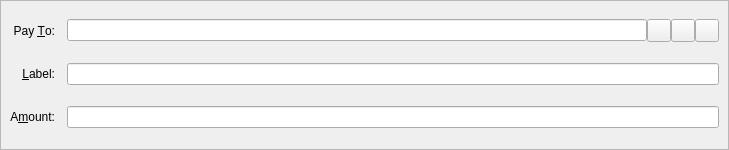
<?xml version="1.0" encoding="UTF-8"?>
<ui version="4.0">
 <class>SendCoinsEntry</class>
 <widget class="QStackedWidget" name="SendCoinsEntry">
  <property name="geometry">
   <rect>
    <x>0</x>
    <y>0</y>
    <width>729</width>
    <height>150</height>
   </rect>
  </property>
  <property name="focusPolicy">
   <enum>Qt::TabFocus</enum>
  </property>
  <property name="autoFillBackground">
   <bool>false</bool>
  </property>
  <widget class="QFrame" name="SendCoins">
   <property name="toolTip">
    <string>This is a normal payment.</string>
   </property>
   <property name="frameShape">
    <enum>QFrame::StyledPanel</enum>
   </property>
   <property name="frameShadow">
    <enum>QFrame::Sunken</enum>
   </property>
   <layout class="QGridLayout" name="gridLayout">
    <property name="spacing">
     <number>12</number>
    </property>
    <item row="0" column="0">
     <widget class="QLabel" name="payToLabel">
      <property name="text">
       <string>Pay &amp;To:</string>
      </property>
      <property name="alignment">
       <set>Qt::AlignRight|Qt::AlignTrailing|Qt::AlignVCenter</set>
      </property>
      <property name="buddy">
       <cstring>payTo</cstring>
      </property>
     </widget>
    </item>
    <item row="0" column="1">
     <layout class="QHBoxLayout" name="payToLayout">
      <property name="spacing">
       <number>0</number>
      </property>
      <item>
       <widget class="QValidatedLineEdit" name="payTo">
        <property name="toolTip">
         <string>The address to send the payment to  (e.g. 4Zo1ga6xuKuQ7JV7M9rGDoxdbYwV5zgQJ5)</string>
        </property>
       </widget>
      </item>
      <item>
       <widget class="QToolButton" name="addressBookButton">
        <property name="toolTip">
         <string>Choose previously used address</string>
        </property>
        <property name="text">
         <string/>
        </property>
        <property name="icon">
         <iconset resource="../bitcoin.qrc">
          <normaloff>:/icons/address-book</normaloff>:/icons/address-book</iconset>
        </property>
        <property name="shortcut">
         <string>Alt+A</string>
        </property>
       </widget>
      </item>
      <item>
       <widget class="QToolButton" name="pasteButton">
        <property name="toolTip">
         <string>Paste address from clipboard</string>
        </property>
        <property name="text">
         <string/>
        </property>
        <property name="icon">
         <iconset resource="../bitcoin.qrc">
          <normaloff>:/icons/editpaste</normaloff>:/icons/editpaste</iconset>
        </property>
        <property name="shortcut">
         <string>Alt+P</string>
        </property>
       </widget>
      </item>
      <item>
       <widget class="QToolButton" name="deleteButton">
        <property name="toolTip">
         <string>Remove this entry</string>
        </property>
        <property name="text">
         <string/>
        </property>
        <property name="icon">
         <iconset resource="../bitcoin.qrc">
          <normaloff>:/icons/remove</normaloff>:/icons/remove</iconset>
        </property>
       </widget>
      </item>
     </layout>
    </item>
    <item row="1" column="0">
     <widget class="QLabel" name="labellLabel">
      <property name="text">
       <string>&amp;Label:</string>
      </property>
      <property name="alignment">
       <set>Qt::AlignRight|Qt::AlignTrailing|Qt::AlignVCenter</set>
      </property>
      <property name="buddy">
       <cstring>addAsLabel</cstring>
      </property>
     </widget>
    </item>
    <item row="1" column="1">
     <widget class="QLineEdit" name="addAsLabel">
      <property name="toolTip">
       <string>Enter a label for this address to add it to the list of used addresses</string>
      </property>
     </widget>
    </item>
    <item row="2" column="0">
     <widget class="QLabel" name="amountLabel">
      <property name="text">
       <string>A&amp;mount:</string>
      </property>
      <property name="alignment">
       <set>Qt::AlignRight|Qt::AlignTrailing|Qt::AlignVCenter</set>
      </property>
      <property name="buddy">
       <cstring>payAmount</cstring>
      </property>
     </widget>
    </item>
    <item row="2" column="1">
     <widget class="BitcoinAmountField" name="payAmount"/>
    </item>
   </layout>
  </widget>
  <widget class="QFrame" name="SendCoins_InsecurePaymentRequest">
   <property name="palette">
    <palette>
     <active>
      <colorrole role="WindowText">
       <brush brushstyle="SolidPattern">
        <color alpha="255">
         <red>0</red>
         <green>0</green>
         <blue>0</blue>
        </color>
       </brush>
      </colorrole>
      <colorrole role="Button">
       <brush brushstyle="SolidPattern">
        <color alpha="255">
         <red>255</red>
         <green>255</green>
         <blue>127</blue>
        </color>
       </brush>
      </colorrole>
      <colorrole role="Light">
       <brush brushstyle="SolidPattern">
        <color alpha="255">
         <red>255</red>
         <green>255</green>
         <blue>255</blue>
        </color>
       </brush>
      </colorrole>
      <colorrole role="Midlight">
       <brush brushstyle="SolidPattern">
        <color alpha="255">
         <red>255</red>
         <green>255</green>
         <blue>191</blue>
        </color>
       </brush>
      </colorrole>
      <colorrole role="Dark">
       <brush brushstyle="SolidPattern">
        <color alpha="255">
         <red>127</red>
         <green>127</green>
         <blue>63</blue>
        </color>
       </brush>
      </colorrole>
      <colorrole role="Mid">
       <brush brushstyle="SolidPattern">
        <color alpha="255">
         <red>170</red>
         <green>170</green>
         <blue>84</blue>
        </color>
       </brush>
      </colorrole>
      <colorrole role="Text">
       <brush brushstyle="SolidPattern">
        <color alpha="255">
         <red>0</red>
         <green>0</green>
         <blue>0</blue>
        </color>
       </brush>
      </colorrole>
      <colorrole role="BrightText">
       <brush brushstyle="SolidPattern">
        <color alpha="255">
         <red>255</red>
         <green>255</green>
         <blue>255</blue>
        </color>
       </brush>
      </colorrole>
      <colorrole role="ButtonText">
       <brush brushstyle="SolidPattern">
        <color alpha="255">
         <red>0</red>
         <green>0</green>
         <blue>0</blue>
        </color>
       </brush>
      </colorrole>
      <colorrole role="Base">
       <brush brushstyle="SolidPattern">
        <color alpha="255">
         <red>255</red>
         <green>255</green>
         <blue>255</blue>
        </color>
       </brush>
      </colorrole>
      <colorrole role="Window">
       <brush brushstyle="SolidPattern">
        <color alpha="255">
         <red>255</red>
         <green>255</green>
         <blue>127</blue>
        </color>
       </brush>
      </colorrole>
      <colorrole role="Shadow">
       <brush brushstyle="SolidPattern">
        <color alpha="255">
         <red>0</red>
         <green>0</green>
         <blue>0</blue>
        </color>
       </brush>
      </colorrole>
      <colorrole role="AlternateBase">
       <brush brushstyle="SolidPattern">
        <color alpha="255">
         <red>255</red>
         <green>255</green>
         <blue>191</blue>
        </color>
       </brush>
      </colorrole>
      <colorrole role="ToolTipBase">
       <brush brushstyle="SolidPattern">
        <color alpha="255">
         <red>255</red>
         <green>255</green>
         <blue>220</blue>
        </color>
       </brush>
      </colorrole>
      <colorrole role="ToolTipText">
       <brush brushstyle="SolidPattern">
        <color alpha="255">
         <red>0</red>
         <green>0</green>
         <blue>0</blue>
        </color>
       </brush>
      </colorrole>
     </active>
     <inactive>
      <colorrole role="WindowText">
       <brush brushstyle="SolidPattern">
        <color alpha="255">
         <red>0</red>
         <green>0</green>
         <blue>0</blue>
        </color>
       </brush>
      </colorrole>
      <colorrole role="Button">
       <brush brushstyle="SolidPattern">
        <color alpha="255">
         <red>255</red>
         <green>255</green>
         <blue>127</blue>
        </color>
       </brush>
      </colorrole>
      <colorrole role="Light">
       <brush brushstyle="SolidPattern">
        <color alpha="255">
         <red>255</red>
         <green>255</green>
         <blue>255</blue>
        </color>
       </brush>
      </colorrole>
      <colorrole role="Midlight">
       <brush brushstyle="SolidPattern">
        <color alpha="255">
         <red>255</red>
         <green>255</green>
         <blue>191</blue>
        </color>
       </brush>
      </colorrole>
      <colorrole role="Dark">
       <brush brushstyle="SolidPattern">
        <color alpha="255">
         <red>127</red>
         <green>127</green>
         <blue>63</blue>
        </color>
       </brush>
      </colorrole>
      <colorrole role="Mid">
       <brush brushstyle="SolidPattern">
        <color alpha="255">
         <red>170</red>
         <green>170</green>
         <blue>84</blue>
        </color>
       </brush>
      </colorrole>
      <colorrole role="Text">
       <brush brushstyle="SolidPattern">
        <color alpha="255">
         <red>0</red>
         <green>0</green>
         <blue>0</blue>
        </color>
       </brush>
      </colorrole>
      <colorrole role="BrightText">
       <brush brushstyle="SolidPattern">
        <color alpha="255">
         <red>255</red>
         <green>255</green>
         <blue>255</blue>
        </color>
       </brush>
      </colorrole>
      <colorrole role="ButtonText">
       <brush brushstyle="SolidPattern">
        <color alpha="255">
         <red>0</red>
         <green>0</green>
         <blue>0</blue>
        </color>
       </brush>
      </colorrole>
      <colorrole role="Base">
       <brush brushstyle="SolidPattern">
        <color alpha="255">
         <red>255</red>
         <green>255</green>
         <blue>255</blue>
        </color>
       </brush>
      </colorrole>
      <colorrole role="Window">
       <brush brushstyle="SolidPattern">
        <color alpha="255">
         <red>255</red>
         <green>255</green>
         <blue>127</blue>
        </color>
       </brush>
      </colorrole>
      <colorrole role="Shadow">
       <brush brushstyle="SolidPattern">
        <color alpha="255">
         <red>0</red>
         <green>0</green>
         <blue>0</blue>
        </color>
       </brush>
      </colorrole>
      <colorrole role="AlternateBase">
       <brush brushstyle="SolidPattern">
        <color alpha="255">
         <red>255</red>
         <green>255</green>
         <blue>191</blue>
        </color>
       </brush>
      </colorrole>
      <colorrole role="ToolTipBase">
       <brush brushstyle="SolidPattern">
        <color alpha="255">
         <red>255</red>
         <green>255</green>
         <blue>220</blue>
        </color>
       </brush>
      </colorrole>
      <colorrole role="ToolTipText">
       <brush brushstyle="SolidPattern">
        <color alpha="255">
         <red>0</red>
         <green>0</green>
         <blue>0</blue>
        </color>
       </brush>
      </colorrole>
     </inactive>
     <disabled>
      <colorrole role="WindowText">
       <brush brushstyle="SolidPattern">
        <color alpha="255">
         <red>127</red>
         <green>127</green>
         <blue>63</blue>
        </color>
       </brush>
      </colorrole>
      <colorrole role="Button">
       <brush brushstyle="SolidPattern">
        <color alpha="255">
         <red>255</red>
         <green>255</green>
         <blue>127</blue>
        </color>
       </brush>
      </colorrole>
      <colorrole role="Light">
       <brush brushstyle="SolidPattern">
        <color alpha="255">
         <red>255</red>
         <green>255</green>
         <blue>255</blue>
        </color>
       </brush>
      </colorrole>
      <colorrole role="Midlight">
       <brush brushstyle="SolidPattern">
        <color alpha="255">
         <red>255</red>
         <green>255</green>
         <blue>191</blue>
        </color>
       </brush>
      </colorrole>
      <colorrole role="Dark">
       <brush brushstyle="SolidPattern">
        <color alpha="255">
         <red>127</red>
         <green>127</green>
         <blue>63</blue>
        </color>
       </brush>
      </colorrole>
      <colorrole role="Mid">
       <brush brushstyle="SolidPattern">
        <color alpha="255">
         <red>170</red>
         <green>170</green>
         <blue>84</blue>
        </color>
       </brush>
      </colorrole>
      <colorrole role="Text">
       <brush brushstyle="SolidPattern">
        <color alpha="255">
         <red>127</red>
         <green>127</green>
         <blue>63</blue>
        </color>
       </brush>
      </colorrole>
      <colorrole role="BrightText">
       <brush brushstyle="SolidPattern">
        <color alpha="255">
         <red>255</red>
         <green>255</green>
         <blue>255</blue>
        </color>
       </brush>
      </colorrole>
      <colorrole role="ButtonText">
       <brush brushstyle="SolidPattern">
        <color alpha="255">
         <red>127</red>
         <green>127</green>
         <blue>63</blue>
        </color>
       </brush>
      </colorrole>
      <colorrole role="Base">
       <brush brushstyle="SolidPattern">
        <color alpha="255">
         <red>255</red>
         <green>255</green>
         <blue>127</blue>
        </color>
       </brush>
      </colorrole>
      <colorrole role="Window">
       <brush brushstyle="SolidPattern">
        <color alpha="255">
         <red>255</red>
         <green>255</green>
         <blue>127</blue>
        </color>
       </brush>
      </colorrole>
      <colorrole role="Shadow">
       <brush brushstyle="SolidPattern">
        <color alpha="255">
         <red>0</red>
         <green>0</green>
         <blue>0</blue>
        </color>
       </brush>
      </colorrole>
      <colorrole role="AlternateBase">
       <brush brushstyle="SolidPattern">
        <color alpha="255">
         <red>255</red>
         <green>255</green>
         <blue>127</blue>
        </color>
       </brush>
      </colorrole>
      <colorrole role="ToolTipBase">
       <brush brushstyle="SolidPattern">
        <color alpha="255">
         <red>255</red>
         <green>255</green>
         <blue>220</blue>
        </color>
       </brush>
      </colorrole>
      <colorrole role="ToolTipText">
       <brush brushstyle="SolidPattern">
        <color alpha="255">
         <red>0</red>
         <green>0</green>
         <blue>0</blue>
        </color>
       </brush>
      </colorrole>
     </disabled>
    </palette>
   </property>
   <property name="toolTip">
    <string>This is an unverified payment request.</string>
   </property>
   <property name="autoFillBackground">
    <bool>true</bool>
   </property>
   <property name="frameShape">
    <enum>QFrame::StyledPanel</enum>
   </property>
   <property name="frameShadow">
    <enum>QFrame::Sunken</enum>
   </property>
   <layout class="QGridLayout" name="gridLayout_is">
    <property name="spacing">
     <number>12</number>
    </property>
    <item row="0" column="0">
     <widget class="QLabel" name="payToLabel_is">
      <property name="text">
       <string>Pay To:</string>
      </property>
      <property name="alignment">
       <set>Qt::AlignRight|Qt::AlignTrailing|Qt::AlignVCenter</set>
      </property>
     </widget>
    </item>
    <item row="0" column="1">
     <layout class="QHBoxLayout" name="payToLayout_is">
      <property name="spacing">
       <number>0</number>
      </property>
      <item>
       <widget class="QLabel" name="payTo_is"/>
      </item>
      <item>
       <widget class="QToolButton" name="deleteButton_is">
        <property name="toolTip">
         <string>Remove this entry</string>
        </property>
        <property name="text">
         <string/>
        </property>
        <property name="icon">
         <iconset resource="../bitcoin.qrc">
          <normaloff>:/icons/remove</normaloff>:/icons/remove</iconset>
        </property>
       </widget>
      </item>
     </layout>
    </item>
    <item row="1" column="0">
     <widget class="QLabel" name="memoLabel_is">
      <property name="text">
       <string>Memo:</string>
      </property>
      <property name="alignment">
       <set>Qt::AlignRight|Qt::AlignTrailing|Qt::AlignVCenter</set>
      </property>
     </widget>
    </item>
    <item row="1" column="1">
     <widget class="QLabel" name="memoTextLabel_is">
      <property name="textFormat">
       <enum>Qt::PlainText</enum>
      </property>
     </widget>
    </item>
    <item row="2" column="0">
     <widget class="QLabel" name="amountLabel_is">
      <property name="text">
       <string>A&amp;mount:</string>
      </property>
      <property name="alignment">
       <set>Qt::AlignRight|Qt::AlignTrailing|Qt::AlignVCenter</set>
      </property>
      <property name="buddy">
       <cstring>payAmount_is</cstring>
      </property>
     </widget>
    </item>
    <item row="2" column="1">
     <widget class="BitcoinAmountField" name="payAmount_is">
      <property name="acceptDrops">
       <bool>false</bool>
      </property>
     </widget>
    </item>
   </layout>
  </widget>
  <widget class="QFrame" name="SendCoins_SecurePaymentRequest">
   <property name="palette">
    <palette>
     <active>
      <colorrole role="WindowText">
       <brush brushstyle="SolidPattern">
        <color alpha="255">
         <red>0</red>
         <green>0</green>
         <blue>0</blue>
        </color>
       </brush>
      </colorrole>
      <colorrole role="Button">
       <brush brushstyle="SolidPattern">
        <color alpha="255">
         <red>140</red>
         <green>232</green>
         <blue>119</blue>
        </color>
       </brush>
      </colorrole>
      <colorrole role="Light">
       <brush brushstyle="SolidPattern">
        <color alpha="255">
         <red>230</red>
         <green>255</green>
         <blue>224</blue>
        </color>
       </brush>
      </colorrole>
      <colorrole role="Midlight">
       <brush brushstyle="SolidPattern">
        <color alpha="255">
         <red>185</red>
         <green>243</green>
         <blue>171</blue>
        </color>
       </brush>
      </colorrole>
      <colorrole role="Dark">
       <brush brushstyle="SolidPattern">
        <color alpha="255">
         <red>70</red>
         <green>116</green>
         <blue>59</blue>
        </color>
       </brush>
      </colorrole>
      <colorrole role="Mid">
       <brush brushstyle="SolidPattern">
        <color alpha="255">
         <red>93</red>
         <green>155</green>
         <blue>79</blue>
        </color>
       </brush>
      </colorrole>
      <colorrole role="Text">
       <brush brushstyle="SolidPattern">
        <color alpha="255">
         <red>0</red>
         <green>0</green>
         <blue>0</blue>
        </color>
       </brush>
      </colorrole>
      <colorrole role="BrightText">
       <brush brushstyle="SolidPattern">
        <color alpha="255">
         <red>155</red>
         <green>255</green>
         <blue>147</blue>
        </color>
       </brush>
      </colorrole>
      <colorrole role="ButtonText">
       <brush brushstyle="SolidPattern">
        <color alpha="255">
         <red>0</red>
         <green>0</green>
         <blue>0</blue>
        </color>
       </brush>
      </colorrole>
      <colorrole role="Base">
       <brush brushstyle="SolidPattern">
        <color alpha="255">
         <red>119</red>
         <green>255</green>
         <blue>233</blue>
        </color>
       </brush>
      </colorrole>
      <colorrole role="Window">
       <brush brushstyle="SolidPattern">
        <color alpha="255">
         <red>140</red>
         <green>232</green>
         <blue>119</blue>
        </color>
       </brush>
      </colorrole>
      <colorrole role="Shadow">
       <brush brushstyle="SolidPattern">
        <color alpha="255">
         <red>0</red>
         <green>0</green>
         <blue>0</blue>
        </color>
       </brush>
      </colorrole>
      <colorrole role="AlternateBase">
       <brush brushstyle="SolidPattern">
        <color alpha="255">
         <red>197</red>
         <green>243</green>
         <blue>187</blue>
        </color>
       </brush>
      </colorrole>
      <colorrole role="NoRole">
       <brush brushstyle="SolidPattern">
        <color alpha="255">
         <red>125</red>
         <green>194</green>
         <blue>122</blue>
        </color>
       </brush>
      </colorrole>
      <colorrole role="ToolTipBase">
       <brush brushstyle="SolidPattern">
        <color alpha="255">
         <red>255</red>
         <green>255</green>
         <blue>220</blue>
        </color>
       </brush>
      </colorrole>
      <colorrole role="ToolTipText">
       <brush brushstyle="SolidPattern">
        <color alpha="255">
         <red>0</red>
         <green>0</green>
         <blue>0</blue>
        </color>
       </brush>
      </colorrole>
     </active>
     <inactive>
      <colorrole role="WindowText">
       <brush brushstyle="SolidPattern">
        <color alpha="255">
         <red>0</red>
         <green>0</green>
         <blue>0</blue>
        </color>
       </brush>
      </colorrole>
      <colorrole role="Button">
       <brush brushstyle="SolidPattern">
        <color alpha="255">
         <red>140</red>
         <green>232</green>
         <blue>119</blue>
        </color>
       </brush>
      </colorrole>
      <colorrole role="Light">
       <brush brushstyle="SolidPattern">
        <color alpha="255">
         <red>230</red>
         <green>255</green>
         <blue>224</blue>
        </color>
       </brush>
      </colorrole>
      <colorrole role="Midlight">
       <brush brushstyle="SolidPattern">
        <color alpha="255">
         <red>185</red>
         <green>243</green>
         <blue>171</blue>
        </color>
       </brush>
      </colorrole>
      <colorrole role="Dark">
       <brush brushstyle="SolidPattern">
        <color alpha="255">
         <red>70</red>
         <green>116</green>
         <blue>59</blue>
        </color>
       </brush>
      </colorrole>
      <colorrole role="Mid">
       <brush brushstyle="SolidPattern">
        <color alpha="255">
         <red>93</red>
         <green>155</green>
         <blue>79</blue>
        </color>
       </brush>
      </colorrole>
      <colorrole role="Text">
       <brush brushstyle="SolidPattern">
        <color alpha="255">
         <red>0</red>
         <green>0</green>
         <blue>0</blue>
        </color>
       </brush>
      </colorrole>
      <colorrole role="BrightText">
       <brush brushstyle="SolidPattern">
        <color alpha="255">
         <red>155</red>
         <green>255</green>
         <blue>147</blue>
        </color>
       </brush>
      </colorrole>
      <colorrole role="ButtonText">
       <brush brushstyle="SolidPattern">
        <color alpha="255">
         <red>0</red>
         <green>0</green>
         <blue>0</blue>
        </color>
       </brush>
      </colorrole>
      <colorrole role="Base">
       <brush brushstyle="SolidPattern">
        <color alpha="255">
         <red>119</red>
         <green>255</green>
         <blue>233</blue>
        </color>
       </brush>
      </colorrole>
      <colorrole role="Window">
       <brush brushstyle="SolidPattern">
        <color alpha="255">
         <red>140</red>
         <green>232</green>
         <blue>119</blue>
        </color>
       </brush>
      </colorrole>
      <colorrole role="Shadow">
       <brush brushstyle="SolidPattern">
        <color alpha="255">
         <red>0</red>
         <green>0</green>
         <blue>0</blue>
        </color>
       </brush>
      </colorrole>
      <colorrole role="AlternateBase">
       <brush brushstyle="SolidPattern">
        <color alpha="255">
         <red>197</red>
         <green>243</green>
         <blue>187</blue>
        </color>
       </brush>
      </colorrole>
      <colorrole role="NoRole">
       <brush brushstyle="SolidPattern">
        <color alpha="255">
         <red>125</red>
         <green>194</green>
         <blue>122</blue>
        </color>
       </brush>
      </colorrole>
      <colorrole role="ToolTipBase">
       <brush brushstyle="SolidPattern">
        <color alpha="255">
         <red>255</red>
         <green>255</green>
         <blue>220</blue>
        </color>
       </brush>
      </colorrole>
      <colorrole role="ToolTipText">
       <brush brushstyle="SolidPattern">
        <color alpha="255">
         <red>0</red>
         <green>0</green>
         <blue>0</blue>
        </color>
       </brush>
      </colorrole>
     </inactive>
     <disabled>
      <colorrole role="WindowText">
       <brush brushstyle="SolidPattern">
        <color alpha="255">
         <red>70</red>
         <green>116</green>
         <blue>59</blue>
        </color>
       </brush>
      </colorrole>
      <colorrole role="Button">
       <brush brushstyle="SolidPattern">
        <color alpha="255">
         <red>140</red>
         <green>232</green>
         <blue>119</blue>
        </color>
       </brush>
      </colorrole>
      <colorrole role="Light">
       <brush brushstyle="SolidPattern">
        <color alpha="255">
         <red>230</red>
         <green>255</green>
         <blue>224</blue>
        </color>
       </brush>
      </colorrole>
      <colorrole role="Midlight">
       <brush brushstyle="SolidPattern">
        <color alpha="255">
         <red>185</red>
         <green>243</green>
         <blue>171</blue>
        </color>
       </brush>
      </colorrole>
      <colorrole role="Dark">
       <brush brushstyle="SolidPattern">
        <color alpha="255">
         <red>70</red>
         <green>116</green>
         <blue>59</blue>
        </color>
       </brush>
      </colorrole>
      <colorrole role="Mid">
       <brush brushstyle="SolidPattern">
        <color alpha="255">
         <red>93</red>
         <green>155</green>
         <blue>79</blue>
        </color>
       </brush>
      </colorrole>
      <colorrole role="Text">
       <brush brushstyle="SolidPattern">
        <color alpha="255">
         <red>70</red>
         <green>116</green>
         <blue>59</blue>
        </color>
       </brush>
      </colorrole>
      <colorrole role="BrightText">
       <brush brushstyle="SolidPattern">
        <color alpha="255">
         <red>155</red>
         <green>255</green>
         <blue>147</blue>
        </color>
       </brush>
      </colorrole>
      <colorrole role="ButtonText">
       <brush brushstyle="SolidPattern">
        <color alpha="255">
         <red>70</red>
         <green>116</green>
         <blue>59</blue>
        </color>
       </brush>
      </colorrole>
      <colorrole role="Base">
       <brush brushstyle="SolidPattern">
        <color alpha="255">
         <red>140</red>
         <green>232</green>
         <blue>119</blue>
        </color>
       </brush>
      </colorrole>
      <colorrole role="Window">
       <brush brushstyle="SolidPattern">
        <color alpha="255">
         <red>140</red>
         <green>232</green>
         <blue>119</blue>
        </color>
       </brush>
      </colorrole>
      <colorrole role="Shadow">
       <brush brushstyle="SolidPattern">
        <color alpha="255">
         <red>0</red>
         <green>0</green>
         <blue>0</blue>
        </color>
       </brush>
      </colorrole>
      <colorrole role="AlternateBase">
       <brush brushstyle="SolidPattern">
        <color alpha="255">
         <red>140</red>
         <green>232</green>
         <blue>119</blue>
        </color>
       </brush>
      </colorrole>
      <colorrole role="NoRole">
       <brush brushstyle="SolidPattern">
        <color alpha="255">
         <red>125</red>
         <green>194</green>
         <blue>122</blue>
        </color>
       </brush>
      </colorrole>
      <colorrole role="ToolTipBase">
       <brush brushstyle="SolidPattern">
        <color alpha="255">
         <red>255</red>
         <green>255</green>
         <blue>220</blue>
        </color>
       </brush>
      </colorrole>
      <colorrole role="ToolTipText">
       <brush brushstyle="SolidPattern">
        <color alpha="255">
         <red>0</red>
         <green>0</green>
         <blue>0</blue>
        </color>
       </brush>
      </colorrole>
     </disabled>
    </palette>
   </property>
   <property name="toolTip">
    <string>This is a verified payment request.</string>
   </property>
   <property name="autoFillBackground">
    <bool>true</bool>
   </property>
   <property name="frameShape">
    <enum>QFrame::StyledPanel</enum>
   </property>
   <property name="frameShadow">
    <enum>QFrame::Sunken</enum>
   </property>
   <layout class="QGridLayout" name="gridLayout_s">
    <property name="spacing">
     <number>12</number>
    </property>
    <item row="0" column="0">
     <widget class="QLabel" name="payToLabel_s">
      <property name="text">
       <string>Pay To:</string>
      </property>
      <property name="alignment">
       <set>Qt::AlignRight|Qt::AlignTrailing|Qt::AlignVCenter</set>
      </property>
     </widget>
    </item>
    <item row="0" column="1">
     <layout class="QHBoxLayout" name="payToLayout_s">
      <property name="spacing">
       <number>0</number>
      </property>
      <item>
       <widget class="QLabel" name="payTo_s">
        <property name="textFormat">
         <enum>Qt::PlainText</enum>
        </property>
       </widget>
      </item>
      <item>
       <widget class="QToolButton" name="deleteButton_s">
        <property name="toolTip">
         <string>Remove this entry</string>
        </property>
        <property name="text">
         <string/>
        </property>
        <property name="icon">
         <iconset resource="../bitcoin.qrc">
          <normaloff>:/icons/remove</normaloff>:/icons/remove</iconset>
        </property>
       </widget>
      </item>
     </layout>
    </item>
    <item row="1" column="0">
     <widget class="QLabel" name="memoLabel_s">
      <property name="text">
       <string>Memo:</string>
      </property>
      <property name="alignment">
       <set>Qt::AlignRight|Qt::AlignTrailing|Qt::AlignVCenter</set>
      </property>
     </widget>
    </item>
    <item row="1" column="1">
     <widget class="QLabel" name="memoTextLabel_s">
      <property name="textFormat">
       <enum>Qt::PlainText</enum>
      </property>
     </widget>
    </item>
    <item row="2" column="0">
     <widget class="QLabel" name="amountLabel_s">
      <property name="text">
       <string>A&amp;mount:</string>
      </property>
      <property name="alignment">
       <set>Qt::AlignRight|Qt::AlignTrailing|Qt::AlignVCenter</set>
      </property>
      <property name="buddy">
       <cstring>payAmount_s</cstring>
      </property>
     </widget>
    </item>
    <item row="2" column="1">
     <widget class="BitcoinAmountField" name="payAmount_s">
      <property name="acceptDrops">
       <bool>false</bool>
      </property>
     </widget>
    </item>
   </layout>
  </widget>
 </widget>
 <customwidgets>
  <customwidget>
   <class>QValidatedLineEdit</class>
   <extends>QLineEdit</extends>
   <header>qvalidatedlineedit.h</header>
  </customwidget>
  <customwidget>
   <class>BitcoinAmountField</class>
   <extends>QLineEdit</extends>
   <header>bitcoinamountfield.h</header>
  </customwidget>
 </customwidgets>
 <tabstops>
  <tabstop>payTo</tabstop>
  <tabstop>addressBookButton</tabstop>
  <tabstop>pasteButton</tabstop>
  <tabstop>deleteButton</tabstop>
  <tabstop>addAsLabel</tabstop>
  <tabstop>payAmount</tabstop>
  <tabstop>payAmount_is</tabstop>
  <tabstop>deleteButton_is</tabstop>
  <tabstop>payAmount_s</tabstop>
  <tabstop>deleteButton_s</tabstop>
 </tabstops>
 <resources>
  <include location="../bitcoin.qrc"/>
 </resources>
 <connections/>
</ui>
